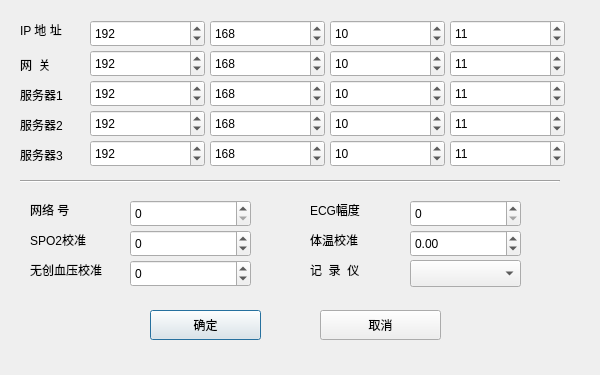
<?xml version="1.0" encoding="UTF-8"?>
<ui version="4.0">
 <class>Dlg_serv_usr_set</class>
 <widget class="QDialog" name="Dlg_serv_usr_set">
  <property name="geometry">
   <rect>
    <x>0</x>
    <y>0</y>
    <width>600</width>
    <height>375</height>
   </rect>
  </property>
  <property name="windowTitle">
   <string>用户设置</string>
  </property>
  <widget class="QLabel" name="label_10">
   <property name="geometry">
    <rect>
     <x>310</x>
     <y>230</y>
     <width>71</width>
     <height>20</height>
    </rect>
   </property>
   <property name="text">
    <string>体温校准</string>
   </property>
  </widget>
  <widget class="QLabel" name="label_3">
   <property name="geometry">
    <rect>
     <x>20</x>
     <y>85</y>
     <width>61</width>
     <height>20</height>
    </rect>
   </property>
   <property name="text">
    <string>服务器1</string>
   </property>
  </widget>
  <widget class="QSpinBox" name="m_spb_nibp_correct">
   <property name="geometry">
    <rect>
     <x>130</x>
     <y>260</y>
     <width>121</width>
     <height>27</height>
    </rect>
   </property>
   <property name="minimum">
    <number>-300</number>
   </property>
   <property name="maximum">
    <number>300</number>
   </property>
   <property name="value">
    <number>0</number>
   </property>
  </widget>
  <widget class="QLabel" name="label_9">
   <property name="geometry">
    <rect>
     <x>310</x>
     <y>260</y>
     <width>71</width>
     <height>20</height>
    </rect>
   </property>
   <property name="text">
    <string>记  录  仪</string>
   </property>
  </widget>
  <widget class="QSpinBox" name="m_spb_serv1_2">
   <property name="geometry">
    <rect>
     <x>210</x>
     <y>80</y>
     <width>115</width>
     <height>27</height>
    </rect>
   </property>
   <property name="maximum">
    <number>255</number>
   </property>
   <property name="value">
    <number>168</number>
   </property>
  </widget>
  <widget class="QSpinBox" name="m_spb_ecg_ampli">
   <property name="geometry">
    <rect>
     <x>410</x>
     <y>200</y>
     <width>111</width>
     <height>27</height>
    </rect>
   </property>
   <property name="maximum">
    <number>120</number>
   </property>
   <property name="value">
    <number>0</number>
   </property>
  </widget>
  <widget class="QSpinBox" name="m_spb_serv3_4">
   <property name="geometry">
    <rect>
     <x>450</x>
     <y>140</y>
     <width>115</width>
     <height>27</height>
    </rect>
   </property>
   <property name="maximum">
    <number>255</number>
   </property>
   <property name="value">
    <number>11</number>
   </property>
  </widget>
  <widget class="QSpinBox" name="m_spb_serv1_4">
   <property name="geometry">
    <rect>
     <x>450</x>
     <y>80</y>
     <width>115</width>
     <height>27</height>
    </rect>
   </property>
   <property name="maximum">
    <number>255</number>
   </property>
   <property name="value">
    <number>11</number>
   </property>
  </widget>
  <widget class="QSpinBox" name="m_spb_serv2_1">
   <property name="geometry">
    <rect>
     <x>90</x>
     <y>110</y>
     <width>115</width>
     <height>27</height>
    </rect>
   </property>
   <property name="maximum">
    <number>255</number>
   </property>
   <property name="value">
    <number>192</number>
   </property>
  </widget>
  <widget class="QLabel" name="label_4">
   <property name="geometry">
    <rect>
     <x>20</x>
     <y>115</y>
     <width>61</width>
     <height>20</height>
    </rect>
   </property>
   <property name="text">
    <string>服务器2</string>
   </property>
  </widget>
  <widget class="QSpinBox" name="m_spb_ip2">
   <property name="geometry">
    <rect>
     <x>210</x>
     <y>20</y>
     <width>115</width>
     <height>27</height>
    </rect>
   </property>
   <property name="maximum">
    <number>255</number>
   </property>
   <property name="value">
    <number>168</number>
   </property>
  </widget>
  <widget class="QLabel" name="label_8">
   <property name="geometry">
    <rect>
     <x>30</x>
     <y>260</y>
     <width>101</width>
     <height>20</height>
    </rect>
   </property>
   <property name="text">
    <string>无创血压校准</string>
   </property>
  </widget>
  <widget class="Line" name="line">
   <property name="geometry">
    <rect>
     <x>20</x>
     <y>180</y>
     <width>540</width>
     <height>3</height>
    </rect>
   </property>
   <property name="orientation">
    <enum>Qt::Horizontal</enum>
   </property>
  </widget>
  <widget class="QLabel" name="label">
   <property name="geometry">
    <rect>
     <x>20</x>
     <y>20</y>
     <width>61</width>
     <height>20</height>
    </rect>
   </property>
   <property name="text">
    <string>IP 地 址</string>
   </property>
  </widget>
  <widget class="QSpinBox" name="m_spb_serv3_1">
   <property name="geometry">
    <rect>
     <x>90</x>
     <y>140</y>
     <width>115</width>
     <height>27</height>
    </rect>
   </property>
   <property name="maximum">
    <number>255</number>
   </property>
   <property name="value">
    <number>192</number>
   </property>
  </widget>
  <widget class="QSpinBox" name="m_spb_gate2">
   <property name="geometry">
    <rect>
     <x>210</x>
     <y>50</y>
     <width>115</width>
     <height>27</height>
    </rect>
   </property>
   <property name="maximum">
    <number>255</number>
   </property>
   <property name="value">
    <number>168</number>
   </property>
  </widget>
  <widget class="QSpinBox" name="m_spb_serv2_3">
   <property name="geometry">
    <rect>
     <x>330</x>
     <y>110</y>
     <width>115</width>
     <height>27</height>
    </rect>
   </property>
   <property name="maximum">
    <number>255</number>
   </property>
   <property name="value">
    <number>10</number>
   </property>
  </widget>
  <widget class="QSpinBox" name="m_spb_serv2_2">
   <property name="geometry">
    <rect>
     <x>210</x>
     <y>110</y>
     <width>115</width>
     <height>27</height>
    </rect>
   </property>
   <property name="maximum">
    <number>255</number>
   </property>
   <property name="value">
    <number>168</number>
   </property>
  </widget>
  <widget class="QSpinBox" name="m_spb_gate1">
   <property name="geometry">
    <rect>
     <x>90</x>
     <y>50</y>
     <width>115</width>
     <height>27</height>
    </rect>
   </property>
   <property name="maximum">
    <number>255</number>
   </property>
   <property name="value">
    <number>192</number>
   </property>
  </widget>
  <widget class="QSpinBox" name="m_spb_ip4">
   <property name="geometry">
    <rect>
     <x>450</x>
     <y>20</y>
     <width>115</width>
     <height>27</height>
    </rect>
   </property>
   <property name="maximum">
    <number>255</number>
   </property>
   <property name="value">
    <number>11</number>
   </property>
  </widget>
  <widget class="QComboBox" name="m_cmbb_record">
   <property name="geometry">
    <rect>
     <x>410</x>
     <y>260</y>
     <width>111</width>
     <height>27</height>
    </rect>
   </property>
   <property name="maxVisibleItems">
    <number>2</number>
   </property>
  </widget>
  <widget class="QSpinBox" name="m_spb_net_num">
   <property name="geometry">
    <rect>
     <x>130</x>
     <y>200</y>
     <width>121</width>
     <height>27</height>
    </rect>
   </property>
   <property name="maximum">
    <number>255</number>
   </property>
   <property name="value">
    <number>0</number>
   </property>
  </widget>
  <widget class="QLabel" name="label_11">
   <property name="geometry">
    <rect>
     <x>310</x>
     <y>200</y>
     <width>71</width>
     <height>20</height>
    </rect>
   </property>
   <property name="text">
    <string>ECG幅度</string>
   </property>
  </widget>
  <widget class="QDoubleSpinBox" name="m_spb_temp_correct">
   <property name="geometry">
    <rect>
     <x>410</x>
     <y>230</y>
     <width>111</width>
     <height>27</height>
    </rect>
   </property>
   <property name="minimum">
    <double>-99.989999999999995</double>
   </property>
   <property name="singleStep">
    <double>0.010000000000000</double>
   </property>
  </widget>
  <widget class="QSpinBox" name="m_spb_serv3_2">
   <property name="geometry">
    <rect>
     <x>210</x>
     <y>140</y>
     <width>115</width>
     <height>27</height>
    </rect>
   </property>
   <property name="maximum">
    <number>255</number>
   </property>
   <property name="value">
    <number>168</number>
   </property>
  </widget>
  <widget class="QSpinBox" name="m_spb_gate3">
   <property name="geometry">
    <rect>
     <x>330</x>
     <y>50</y>
     <width>115</width>
     <height>27</height>
    </rect>
   </property>
   <property name="maximum">
    <number>255</number>
   </property>
   <property name="value">
    <number>10</number>
   </property>
  </widget>
  <widget class="QSpinBox" name="m_spb_gate4">
   <property name="geometry">
    <rect>
     <x>450</x>
     <y>50</y>
     <width>115</width>
     <height>27</height>
    </rect>
   </property>
   <property name="maximum">
    <number>255</number>
   </property>
   <property name="value">
    <number>11</number>
   </property>
  </widget>
  <widget class="QSpinBox" name="m_spb_spo_correct">
   <property name="geometry">
    <rect>
     <x>130</x>
     <y>230</y>
     <width>121</width>
     <height>27</height>
    </rect>
   </property>
   <property name="minimum">
    <number>-100</number>
   </property>
   <property name="maximum">
    <number>100</number>
   </property>
   <property name="value">
    <number>0</number>
   </property>
  </widget>
  <widget class="QSpinBox" name="m_spb_serv3_3">
   <property name="geometry">
    <rect>
     <x>330</x>
     <y>140</y>
     <width>115</width>
     <height>27</height>
    </rect>
   </property>
   <property name="maximum">
    <number>255</number>
   </property>
   <property name="value">
    <number>10</number>
   </property>
  </widget>
  <widget class="QSpinBox" name="m_spb_serv1_3">
   <property name="geometry">
    <rect>
     <x>330</x>
     <y>80</y>
     <width>115</width>
     <height>27</height>
    </rect>
   </property>
   <property name="maximum">
    <number>255</number>
   </property>
   <property name="value">
    <number>10</number>
   </property>
  </widget>
  <widget class="QLabel" name="label_5">
   <property name="geometry">
    <rect>
     <x>20</x>
     <y>145</y>
     <width>61</width>
     <height>20</height>
    </rect>
   </property>
   <property name="text">
    <string>服务器3</string>
   </property>
  </widget>
  <widget class="QSpinBox" name="m_spb_ip3">
   <property name="geometry">
    <rect>
     <x>330</x>
     <y>20</y>
     <width>115</width>
     <height>27</height>
    </rect>
   </property>
   <property name="maximum">
    <number>255</number>
   </property>
   <property name="value">
    <number>10</number>
   </property>
  </widget>
  <widget class="QPushButton" name="m_btn_ok">
   <property name="geometry">
    <rect>
     <x>150</x>
     <y>310</y>
     <width>111</width>
     <height>30</height>
    </rect>
   </property>
   <property name="text">
    <string>确定</string>
   </property>
  </widget>
  <widget class="QLabel" name="label_7">
   <property name="geometry">
    <rect>
     <x>30</x>
     <y>230</y>
     <width>101</width>
     <height>20</height>
    </rect>
   </property>
   <property name="text">
    <string>SPO2校准</string>
   </property>
  </widget>
  <widget class="QPushButton" name="m_btn_cancel">
   <property name="geometry">
    <rect>
     <x>320</x>
     <y>310</y>
     <width>121</width>
     <height>30</height>
    </rect>
   </property>
   <property name="text">
    <string>取消</string>
   </property>
  </widget>
  <widget class="QSpinBox" name="m_spb_serv2_4">
   <property name="geometry">
    <rect>
     <x>450</x>
     <y>110</y>
     <width>115</width>
     <height>27</height>
    </rect>
   </property>
   <property name="maximum">
    <number>255</number>
   </property>
   <property name="value">
    <number>11</number>
   </property>
  </widget>
  <widget class="QSpinBox" name="m_spb_ip1">
   <property name="geometry">
    <rect>
     <x>90</x>
     <y>20</y>
     <width>115</width>
     <height>27</height>
    </rect>
   </property>
   <property name="maximum">
    <number>255</number>
   </property>
   <property name="value">
    <number>192</number>
   </property>
  </widget>
  <widget class="QLabel" name="label_2">
   <property name="geometry">
    <rect>
     <x>20</x>
     <y>55</y>
     <width>51</width>
     <height>20</height>
    </rect>
   </property>
   <property name="text">
    <string>网  关</string>
   </property>
  </widget>
  <widget class="QLabel" name="label_6">
   <property name="geometry">
    <rect>
     <x>30</x>
     <y>200</y>
     <width>81</width>
     <height>20</height>
    </rect>
   </property>
   <property name="text">
    <string>网络 号</string>
   </property>
  </widget>
  <widget class="QSpinBox" name="m_spb_serv1_1">
   <property name="geometry">
    <rect>
     <x>90</x>
     <y>80</y>
     <width>115</width>
     <height>27</height>
    </rect>
   </property>
   <property name="maximum">
    <number>255</number>
   </property>
   <property name="value">
    <number>192</number>
   </property>
  </widget>
 </widget>
 <resources/>
 <connections/>
</ui>
